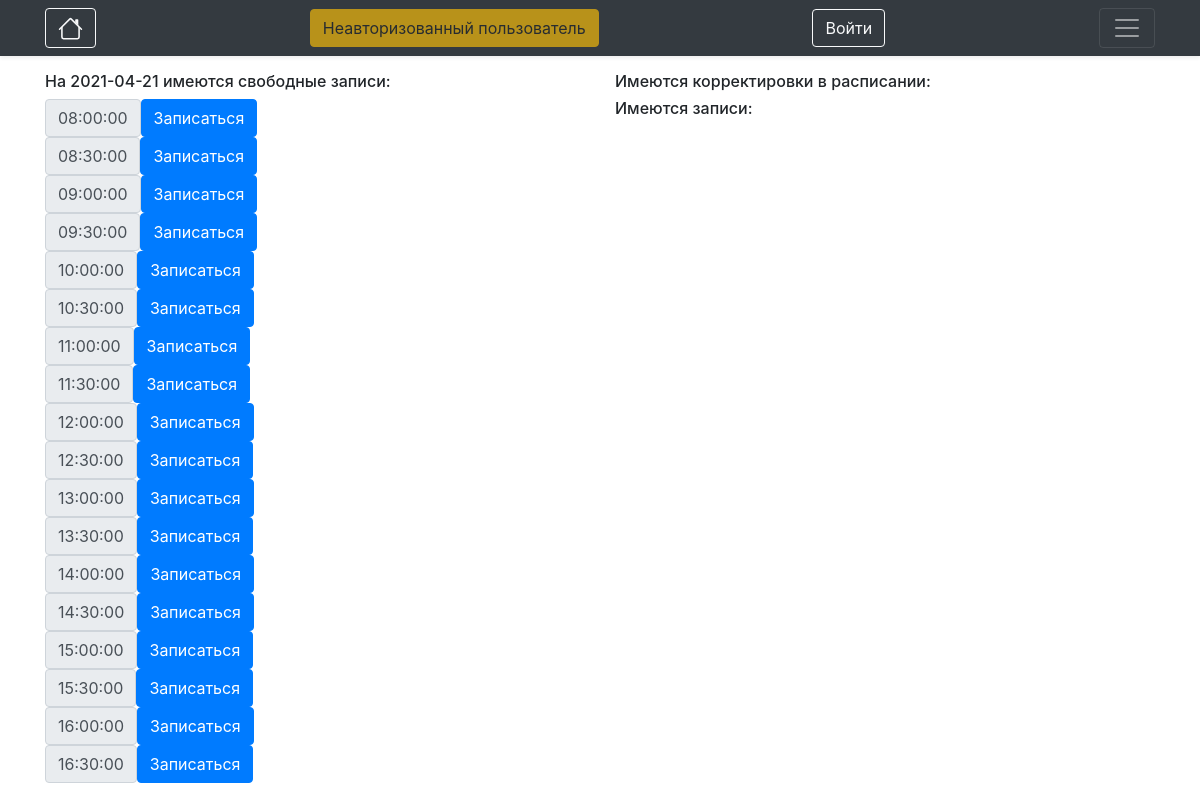
/check-date?day=2021-04-21, run on the app's committed database.
### app/models.py (models this page shows, shortened)
class Schedule(db.Model):
    __tablename__ = 'schedules'
    worker_id = db.Column(db.Integer, db.ForeignKey('workers.id'), primary_key=True, nullable=False)
    start_time = db.Column(db.Integer, primary_key=True, nullable=False)
    duration = db.Column(db.Integer, nullable=False)
    week_day = db.Column(db.Integer, primary_key=True, nullable=False)
    def get_time(self):
        return (datetime.min + timedelta(seconds=self.start_time)).time()

### app/__init__.py (the view, shortened to what this page needs)
    @app.route('/check-date', methods=['GET', 'POST'])
    def check_date():
        formbtn = ChooseRecordForm()
        if request.method == 'GET':
            choose_day = request.args.get('day')
            date = datetime.strptime(choose_day, '%Y-%m-%d')
            date_corrections = Correction.query.filter(Correction.start_time >= date).\
                filter(Correction.start_time <= date + timedelta(days=1)).order_by(Correction.start_time).all()
            date_schedules = Schedule.query.filter_by(week_day=date.isoweekday()).order_by(Schedule.start_time).all()
            date_records = Record.query.filter(Record.start_time >= date).\
                filter(Record.start_time <= date + timedelta(days=1)).order_by(Record.start_time).all()
            return render_template(
                'check_date.html',
                date_schedules=date_schedules,
                date_corrections=date_corrections,
                date=date,
                date_records=date_records,
                form=formbtn
                )

### app/forms.py
class ChooseRecordForm(FlaskForm):
    submit = SubmitField('Записаться', render_kw={"class": "btn btn-primary"})

### app/templates/check_date.html (shortened to what this page needs)
{% extends "base.html" %}
{% block page_content %}
    <div class="row">
        <div class="col-6">
            <h6>На {{ date.date() }} имеются свободные записи:</h6>
                {% for date_schedule in date_schedules %}
                <div class="input-group">
                    <span class="input-group-text">{{ date_schedule.get_time() }}</span>
                    <form action="{{ url_for('process_add_record', schedule_start_time=date_schedule.start_time, schedule_worker=date_schedule.worker_id, date=date) }}" method="POST">
                        {{ form.submit }}
                    </form>
                </div>
                {% endfor %}
        </div>
        <div class="col-4">
            <h6>Имеются корректировки в расписании:</h6>
            <h6>Имеются записи:</h6>
        </div>
    </div>
{% endblock %}

### data on the page
Schedule: get_time "08:00:00"
Schedule: get_time "08:30:00"
Schedule: get_time "09:00:00"
Schedule: get_time "09:30:00"
Schedule: get_time "10:00:00"
Schedule: get_time "10:30:00"
Schedule: get_time "11:00:00"
Schedule: get_time "11:30:00"
Schedule: get_time "12:00:00"
Schedule: get_time "12:30:00"
Schedule: get_time "13:00:00"
Schedule: get_time "13:30:00"
Schedule: get_time "14:00:00"
Schedule: get_time "14:30:00"
Schedule: get_time "15:00:00"
Schedule: get_time "15:30:00"
Schedule: get_time "16:00:00"
Schedule: get_time "16:30:00"

### other printed values
{{ date.date() }} "2021-04-21"
